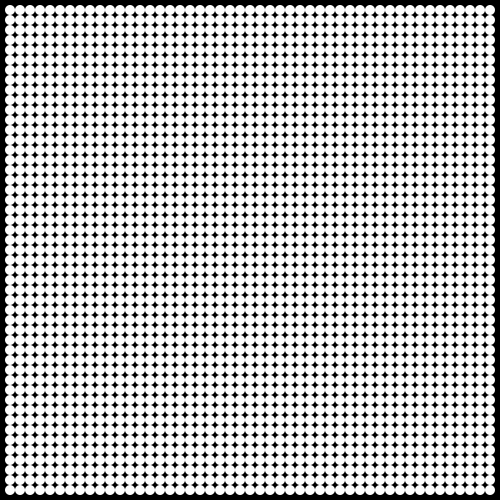
Frame 1 (no input)
Frame 60 (the mouse pressed at the canvas centre just before this capture): identical to frame 1, image omitted
Frame 120 (the mouse held since frame 60 and released just before this capture): identical to frame 1, image omitted

The Processing sketch that drew this single still picture (run headless with seeded random() and noise(); from frame 60 on, the mouse is pressed at the canvas centre):

// Processing sketch: sketch_200902d
// ── sketch_200902d.pde
void setup() {
  size(500, 500);
}

void draw() {
  background(0);
  fill(255);
  noStroke();
  for (int x = 10; x<width; x+=10) {
    for (int y = 10; y<width; y+=10) {
      ellipse(x, y, 10, 10);
    }
  }
}
